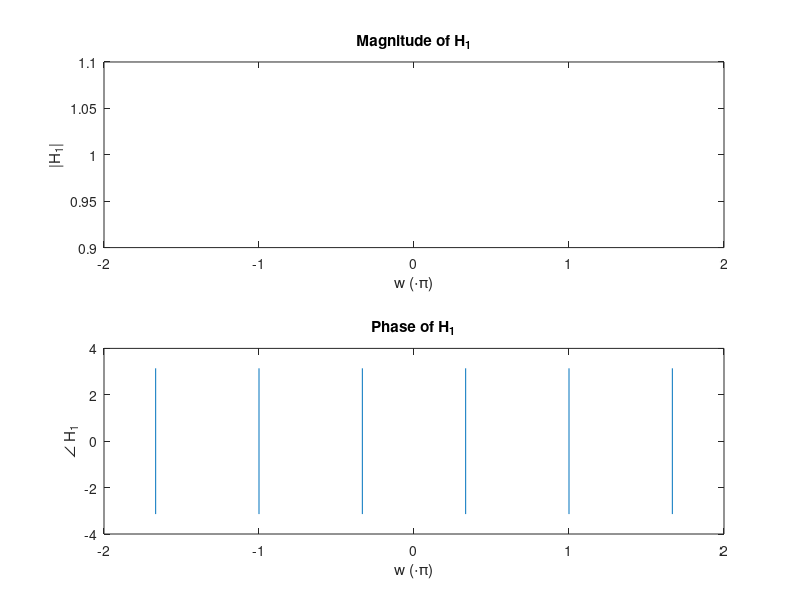
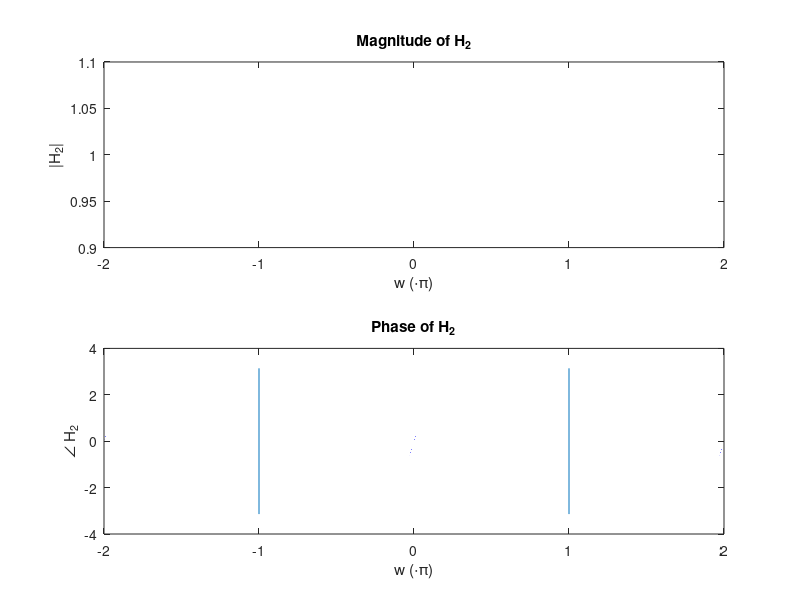
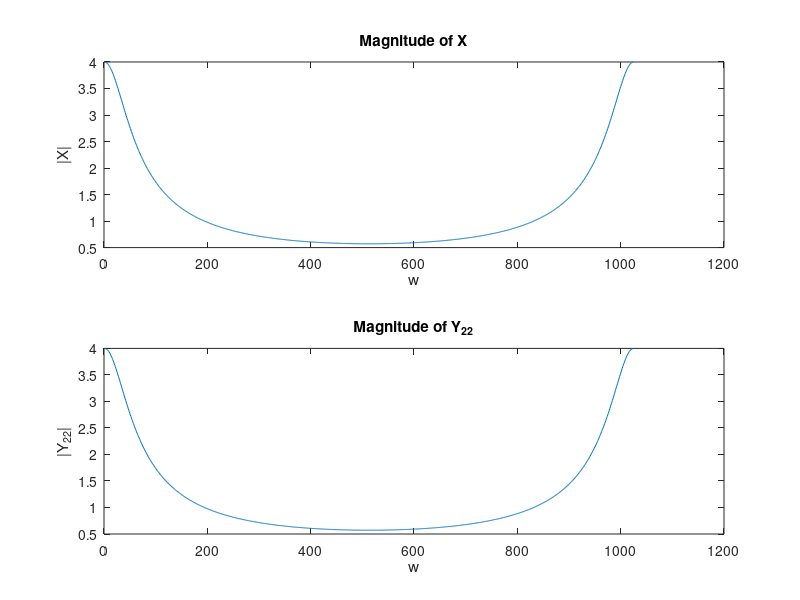

Write MATLAB code to recreate these figures, in order.
w=linspace(-2*pi,2*pi,10^6);
H_1=exp(-1i*w*3);

figure();
subplot(2,1,1);plot(w/pi,round(abs(H_1)));
xlabel('w (\cdot\pi)');ylabel('|H_1|');title('Magnitude of H_1')
subplot(2,1,2);plot(w/pi,angle(H_1));
xlabel('w (\cdot\pi)');ylabel('\angle H_1');title('Phase of H_1')




%%
H_2=((-3/4)+exp(1i*w))./(1-3/4*(exp(1i*w)));


figure();
subplot(2,1,1);plot(w/pi,round(abs(H_2)));
xlabel('w (\cdot\pi)');ylabel('|H_2|');title('Magnitude of H_2')
subplot(2,1,2);plot(w/pi,angle(H_2));
xlabel('w (\cdot\pi)');ylabel('\angle H_2');title('Phase of H_2')

%%
figure();
subplot(2,1,1);plot(w/pi,angle(H_1));
xlabel('w (\cdot\pi)');ylabel('\angle H_1');title('Phase of H_1')
subplot(2,1,2);plot(w/pi,angle(H_2));
xlabel('w (\cdot\pi)');ylabel('\angle H_2');title('Phase of H_2')




%% 3


n=linspace(0,50,51);
x_n=(3/4).^n;
stem(n,x_n);
xlabel('n');ylabel('x[n]');title('Graph x[n]');


%%
y_1=filter([0,0,0,1],[1],x_n);
stem(n,y_1,'DisplayName','y_1[n]');
hold on;

y_2=filter([-3/4,1],[1,-3/4],x_n);
stem(n,y_2,'DisplayName','y_2[n]');
xlabel('n');ylabel('magnitude');title('Graph for y_1[n],y_2[n]');

legend;

%%

X=fft(x_n,1024);
Y1=fft(y_1,1024);
Y2=fft(y_2,1024);
subplot(2,3,1);plot(abs(X));
xlabel('w');ylabel('|X|');title('Magnitude of X');
subplot(2,3,2);plot(abs(Y1));
xlabel('w');ylabel('|Y_1|');title('Magnitude of Y_1');
subplot(2,3,3);plot(abs(Y2));
xlabel('w');ylabel('|Y_2|');title('Magnitude of Y_2');
subplot(2,3,4);plot(angle(X));
xlabel('w');ylabel('\angle X');title('Phase of X');
subplot(2,3,5);plot(angle(Y1));
xlabel('w');ylabel('\angle Y_1');title('Phase of Y_1');
subplot(2,3,6);plot(angle(Y2));
xlabel('w');ylabel('\angle Y_2');title('Phase of Y_2');
%%
y_22=filter([-3/4,1],[1,-3/4],y_2);
Y_22=fft(y_22,1024);

subplot(2,1,1);plot(abs(X));
xlabel('w');ylabel('|X|');title('Magnitude of X');
subplot(2,1,2);plot(abs(Y_22));
xlabel('w');ylabel('|Y_{22}|');title('Magnitude of Y_{22}');











